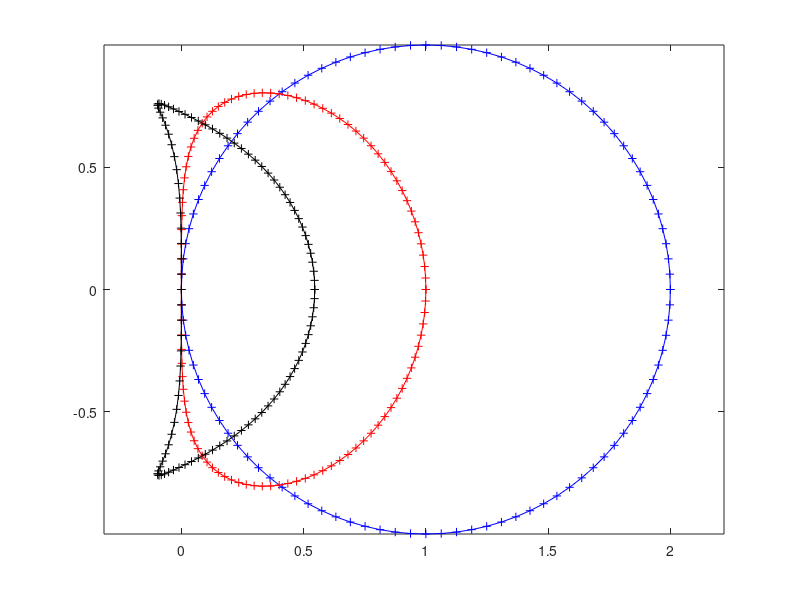

This chart was generated by the following MATLAB code:
figure(1);
hold off;

f_ab1=@(w) (exp(i*w) - 1.0) ./ -(1.0);
w=linspace(-pi,pi,101);
ab1_stability=f_ab1(w);
plot(ab1_stability,'b-+'); % - means line mark
hold on;

f_ab2=@(w) (exp(i*2*w) - exp(i*w)) ./ ((-3.0/2.0)*exp(i*w) + (1.0/2.0));
w=linspace(-pi,pi,101);
ab2_stability=f_ab2(w);
plot(ab2_stability,'r-+'); % - means line mark
hold on;

f_ab3=@(w) (exp(i*3*w) - exp(i*2*w)) ./ ((-23.0/12.0)*exp(i*2*w) + (4.0/3.0)*exp(i*w) - (5.0/12.0));
w=linspace(-pi,pi,101);
ab3_stability=f_ab3(w);
plot(ab3_stability,'k-+'); % - means line mark
hold on;

axis equal;

saveas(1,'figure/ab.jpg');
